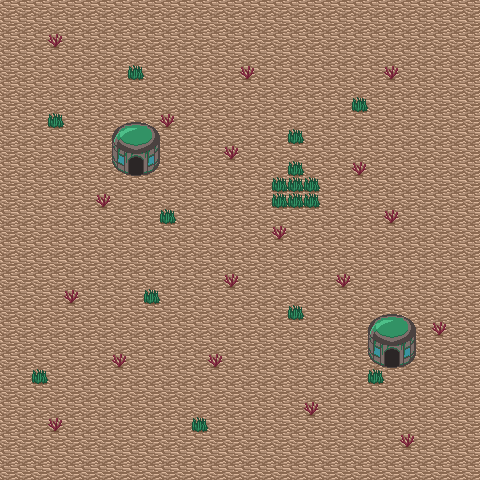

Rendered tile map (Tiled .tmx) drawn with the repository's tilesets; below, a short description and the full map source, tile grids included:
An orthogonal 30x30 tile map with 16x16 px tiles, 2 tile layers (Tile Layer 1, Tile Layer 2), 2 tilesets and 13 objects (7x fish, 4x eel, 2x teleport).

<map version="1.10" tiledversion="1.10.1" orientation="orthogonal" renderorder="right-down" width="30" height="30" tilewidth="16" tileheight="16" infinite="0" nextlayerid="4" nextobjectid="14">
 <properties>
  <property name="above" value="underwater2.tmx" />
  <property name="area" value="underwater" />
  <property name="player_layer" type="int" value="6" />
 </properties>
 <tileset firstgid="1" source="tileset.tsx" />
 <tileset firstgid="129" source="placeholder_tiles.tsx" />
 <layer id="1" name="Tile Layer 1" width="30" height="30">
  <data encoding="csv">
39,39,39,39,39,39,39,39,39,39,39,39,39,39,39,39,39,39,39,39,39,39,39,39,39,39,39,39,39,39,
39,39,39,39,39,39,39,39,39,39,39,39,39,39,39,39,39,39,39,39,39,39,39,39,39,39,39,39,39,39,
39,39,39,39,39,39,39,39,39,39,39,39,39,39,39,39,39,39,39,39,39,39,39,39,39,39,39,39,39,39,
39,39,39,39,39,39,39,39,39,39,39,39,39,39,39,39,39,39,39,39,39,39,39,39,39,39,39,39,39,39,
39,39,39,39,39,39,39,39,39,39,39,39,39,39,39,39,39,39,39,39,39,39,39,39,39,39,39,39,39,39,
39,39,39,39,39,39,39,39,39,39,39,39,39,39,39,39,39,39,39,39,39,39,39,39,39,39,39,39,39,39,
39,39,39,39,39,39,39,39,39,39,39,39,39,39,39,39,39,39,39,39,39,39,39,39,39,39,39,39,39,39,
39,39,39,39,39,39,39,39,39,39,39,39,39,39,39,39,39,39,39,39,39,39,39,39,39,39,39,39,39,39,
39,39,39,39,39,39,39,39,39,39,39,39,39,39,39,39,39,39,39,39,39,39,39,39,39,39,39,39,39,39,
39,39,39,39,39,39,39,39,39,39,39,39,39,39,39,39,39,39,39,39,39,39,39,39,39,39,39,39,39,39,
39,39,39,39,39,39,39,39,39,39,39,39,39,39,39,39,39,39,39,39,39,39,39,39,39,39,39,39,39,39,
39,39,39,39,39,39,39,39,39,39,39,39,39,39,39,39,39,39,39,39,39,39,39,39,39,39,39,39,39,39,
39,39,39,39,39,39,39,39,39,39,39,39,39,39,39,39,39,39,39,39,39,39,39,39,39,39,39,39,39,39,
39,39,39,39,39,39,39,39,39,39,39,39,39,39,39,39,39,39,39,39,39,39,39,39,39,39,39,39,39,39,
39,39,39,39,39,39,39,39,39,39,39,39,39,39,39,39,39,39,39,39,39,39,39,39,39,39,39,39,39,39,
39,39,39,39,39,39,39,39,39,39,39,39,39,39,39,39,39,39,39,39,39,39,39,39,39,39,39,39,39,39,
39,39,39,39,39,39,39,39,39,39,39,39,39,39,39,39,39,39,39,39,39,39,39,39,39,39,39,39,39,39,
39,39,39,39,39,39,39,39,39,39,39,39,39,39,39,39,39,39,39,39,39,39,39,39,39,39,39,39,39,39,
39,39,39,39,39,39,39,39,39,39,39,39,39,39,39,39,39,39,39,39,39,39,39,39,39,39,39,39,39,39,
39,39,39,39,39,39,39,39,39,39,39,39,39,39,39,39,39,39,39,39,39,39,39,39,39,39,39,39,39,39,
39,39,39,39,39,39,39,39,39,39,39,39,39,39,39,39,39,39,39,39,39,39,39,39,39,39,39,39,39,39,
39,39,39,39,39,39,39,39,39,39,39,39,39,39,39,39,39,39,39,39,39,39,39,39,39,39,39,39,39,39,
39,39,39,39,39,39,39,39,39,39,39,39,39,39,39,39,39,39,39,39,39,39,39,39,39,39,39,39,39,39,
39,39,39,39,39,39,39,39,39,39,39,39,39,39,39,39,39,39,39,39,39,39,39,39,39,39,39,39,39,39,
39,39,39,39,39,39,39,39,39,39,39,39,39,39,39,39,39,39,39,39,39,39,39,39,39,39,39,39,39,39,
39,39,39,39,39,39,39,39,39,39,39,39,39,39,39,39,39,39,39,39,39,39,39,39,39,39,39,39,39,39,
39,39,39,39,39,39,39,39,39,39,39,39,39,39,39,39,39,39,39,39,39,39,39,39,39,39,39,39,39,39,
39,39,39,39,39,39,39,39,39,39,39,39,39,39,39,39,39,39,39,39,39,39,39,39,39,39,39,39,39,39,
39,39,39,39,39,39,39,39,39,39,39,39,39,39,39,39,39,39,39,39,39,39,39,39,39,39,39,39,39,39,
39,39,39,39,39,39,39,39,39,39,39,39,39,39,39,39,39,39,39,39,39,39,39,39,39,39,39,39,39,39
</data>
 </layer>
 <layer id="2" name="Tile Layer 2" width="30" height="30">
  <data encoding="csv">
0,0,0,0,0,0,0,0,0,0,0,0,0,0,0,0,0,0,0,0,0,0,0,0,0,0,0,0,0,0,
0,0,0,0,0,0,0,0,0,0,0,0,0,0,0,0,0,0,0,0,0,0,0,0,0,0,0,0,0,0,
0,0,0,57,0,0,0,0,0,0,0,0,0,0,0,0,0,0,0,0,0,0,0,0,0,0,0,0,0,0,
0,0,0,0,0,0,0,0,0,0,0,0,0,0,0,0,0,0,0,0,0,0,0,0,0,0,0,0,0,0,
0,0,0,0,0,0,0,0,73,0,0,0,0,0,0,57,0,0,0,0,0,0,0,0,57,0,0,0,0,0,
0,0,0,0,0,0,0,0,0,0,0,0,0,0,0,0,0,0,0,0,0,0,0,0,0,0,0,0,0,0,
0,0,0,0,0,0,0,0,0,0,0,0,0,0,0,0,0,0,0,0,0,0,73,0,0,0,0,0,0,0,
0,0,0,73,0,0,0,74,75,76,57,0,0,0,0,0,0,0,0,0,0,0,0,0,0,0,0,0,0,0,
0,0,0,0,0,0,0,90,91,92,0,0,0,0,0,0,0,0,73,0,0,0,0,0,0,0,0,0,0,0,
0,0,0,0,0,0,0,106,107,108,0,0,0,0,57,0,0,0,0,0,0,0,0,0,0,0,0,0,0,0,
0,0,0,0,0,0,0,122,123,124,0,0,0,0,0,0,0,0,73,0,0,0,57,0,0,0,0,0,0,0,
0,0,0,0,0,0,0,0,0,0,0,0,0,0,0,0,0,73,73,73,0,0,0,0,0,0,0,0,0,0,
0,0,0,0,0,0,57,0,0,0,0,0,0,0,0,0,0,73,73,73,0,0,0,0,0,0,0,0,0,0,
0,0,0,0,0,0,0,0,0,0,73,0,0,0,0,0,0,0,0,0,0,0,0,0,57,0,0,0,0,0,
0,0,0,0,0,0,0,0,0,0,0,0,0,0,0,0,0,57,0,0,0,0,0,0,0,0,0,0,0,0,
0,0,0,0,0,0,0,0,0,0,0,0,0,0,0,0,0,0,0,0,0,0,0,0,0,0,0,0,0,0,
0,0,0,0,0,0,0,0,0,0,0,0,0,0,0,0,0,0,0,0,0,0,0,0,0,0,0,0,0,0,
0,0,0,0,0,0,0,0,0,0,0,0,0,0,57,0,0,0,0,0,0,57,0,0,0,0,0,0,0,0,
0,0,0,0,57,0,0,0,0,73,0,0,0,0,0,0,0,0,0,0,0,0,0,0,0,0,0,0,0,0,
0,0,0,0,0,0,0,0,0,0,0,0,0,0,0,0,0,0,73,0,0,0,0,74,75,76,0,0,0,0,
0,0,0,0,0,0,0,0,0,0,0,0,0,0,0,0,0,0,0,0,0,0,0,90,91,92,0,57,0,0,
0,0,0,0,0,0,0,0,0,0,0,0,0,0,0,0,0,0,0,0,0,0,0,106,107,108,0,0,0,0,
0,0,0,0,0,0,0,57,0,0,0,0,0,57,0,0,0,0,0,0,0,0,0,122,123,124,0,0,0,0,
0,0,73,0,0,0,0,0,0,0,0,0,0,0,0,0,0,0,0,0,0,0,0,73,0,0,0,0,0,0,
0,0,0,0,0,0,0,0,0,0,0,0,0,0,0,0,0,0,0,0,0,0,0,0,0,0,0,0,0,0,
0,0,0,0,0,0,0,0,0,0,0,0,0,0,0,0,0,0,0,57,0,0,0,0,0,0,0,0,0,0,
0,0,0,57,0,0,0,0,0,0,0,0,73,0,0,0,0,0,0,0,0,0,0,0,0,0,0,0,0,0,
0,0,0,0,0,0,0,0,0,0,0,0,0,0,0,0,0,0,0,0,0,0,0,0,0,57,0,0,0,0,
0,0,0,0,0,0,0,0,0,0,0,0,0,0,0,0,0,0,0,0,0,0,0,0,0,0,0,0,0,0,
0,0,0,0,0,0,0,0,0,0,0,0,0,0,0,0,0,0,0,0,0,0,0,0,0,0,0,0,0,0
</data>
 </layer>
 <objectgroup id="3" name="Object Layer 1">
  <object id="1" type="eel" gid="129" x="80" y="80" width="16" height="16" />
  <object id="2" type="eel" gid="129" x="416" y="144" width="16" height="16" />
  <object id="3" type="eel" gid="129" x="144" y="384" width="16" height="16" />
  <object id="4" type="eel" gid="129" x="416" y="400" width="16" height="16" />
  <object id="5" type="fish" gid="133" x="96" y="240" width="16" height="16" />
  <object id="6" type="fish" gid="133" x="64" y="368" width="16" height="16" />
  <object id="7" type="fish" gid="133" x="96" y="432" width="16" height="16" />
  <object id="8" type="fish" gid="133" x="224" y="368" width="16" height="16" />
  <object id="9" type="fish" gid="133" x="32" y="320" width="16" height="16" />
  <object id="10" type="fish" gid="133" x="144" y="336" width="16" height="16" />
  <object id="11" type="fish" gid="133" x="320" y="64" width="16" height="16" />
  <object id="12" type="teleport" gid="134" x="128" y="160" width="16" height="16">
   <properties>
    <property name="dest" value="86, 130" />
    <property name="dest_map" value="dungeon-3.tmx" />
   </properties>
  </object>
  <object id="13" type="teleport" gid="134" x="384" y="352" width="16" height="16">
   <properties>
    <property name="dest" value="86, 130" />
    <property name="dest_map" value="dungeon-4.tmx" />
   </properties>
  </object>
 </objectgroup>
</map>
